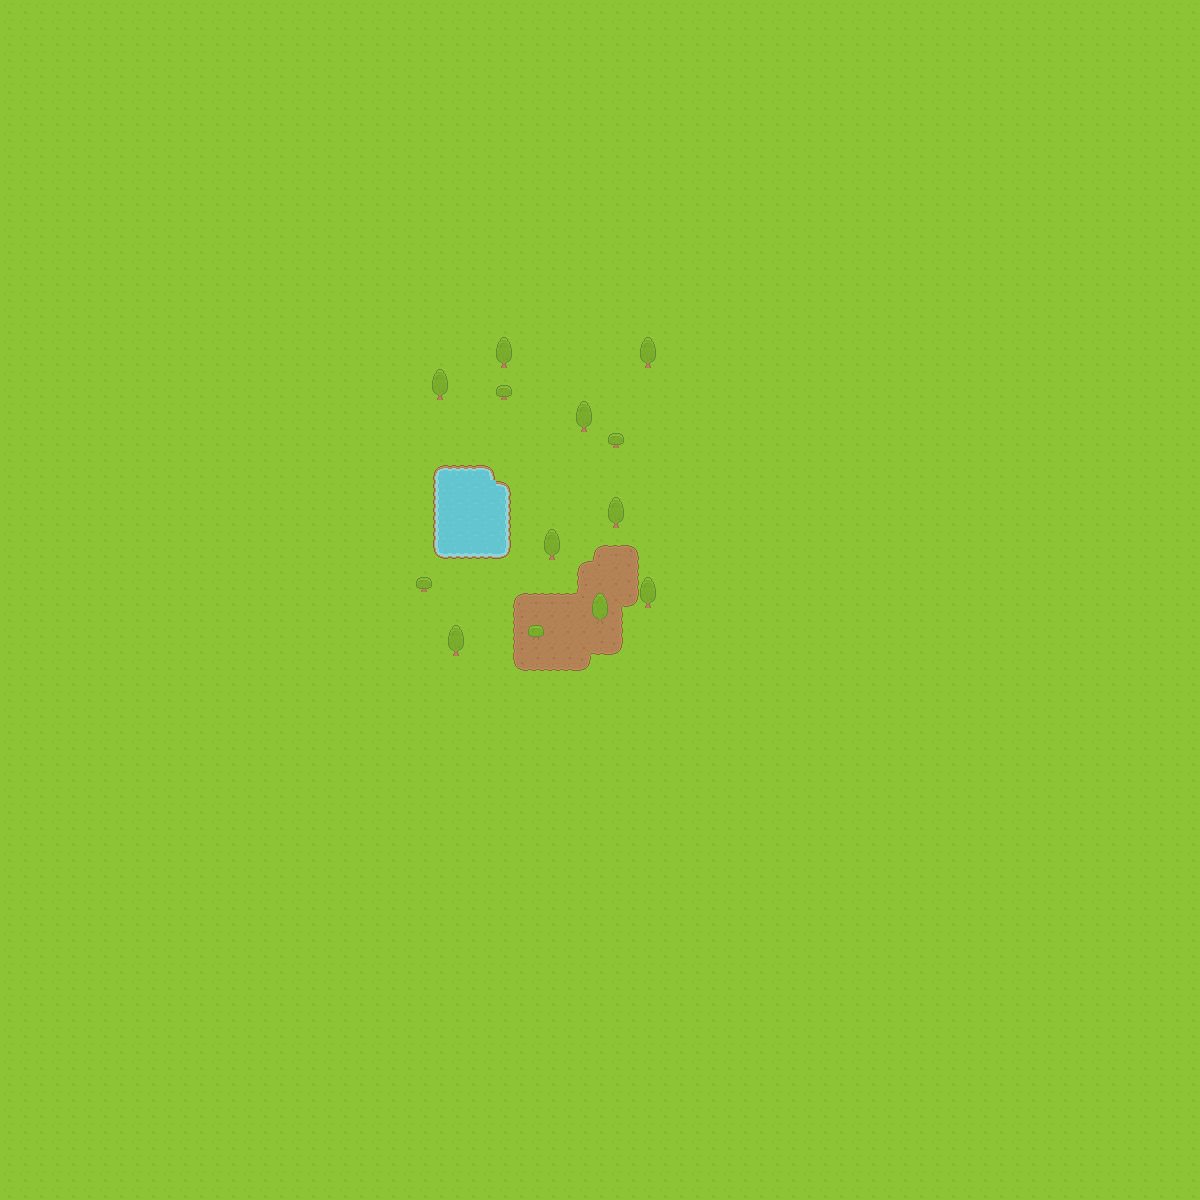

This game map was drawn from its Tiled (.tmx) file and the tilesets committed beside it. A one-line description and the trimmed map source follow:
An orthogonal 75x75 tile map with 16x16 px tiles, 3 tile layers (Tile Layer 1, Tile Layer 2, objects).

<map version="1.0" tiledversion="1.0.3" orientation="orthogonal" renderorder="right-up" width="75" height="75" tilewidth="16" tileheight="16" nextobjectid="1">
 <tileset firstgid="1" source="PreconvertMaps/Sets/tset_test.tsx" />
 <layer name="Tile Layer 1" width="75" height="75">
  <data>[5625 cells, 5625 non-empty, 10 distinct tile ids]</data>
 </layer>
 <layer name="Tile Layer 2" width="75" height="75">
  <data>[5625 cells, 45 non-empty, 11 distinct tile ids]</data>
 </layer>
 <layer name="objects" width="75" height="75">
  <data>[5625 cells, 22 non-empty, 3 distinct tile ids]</data>
 </layer>
</map>
